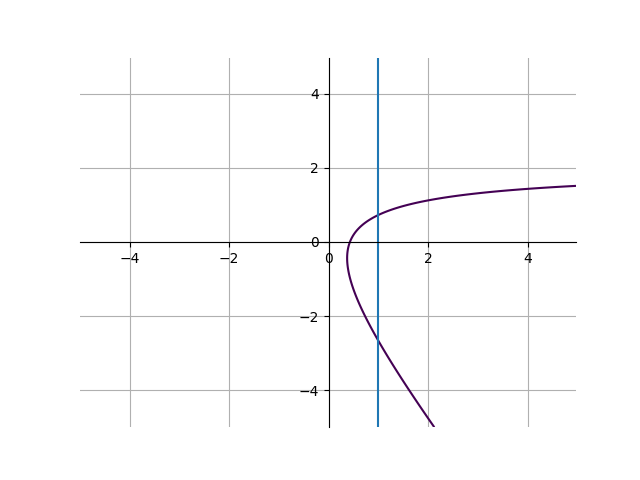

This chart was generated by the following Python code:
import matplotlib.pyplot as plt
from numpy import *

delta = 0.025
x, y = meshgrid(
    arange(-5, 5, delta),
    arange(-5, 5, delta)
)

plt.contour(
    x, y,
    sqrt((-6 - x) ** 2 + (4 - y) ** 2) - sqrt((1 - x) ** 2 + y ** 2) - 7,
    [0]
)

ax = plt.gca()
ax.spines['top'].set_color('none')
ax.spines['left'].set_position('zero')
ax.spines['right'].set_color('none')
ax.spines['bottom'].set_position('zero')


plt.grid(True)
plt.axvline(x=1)

plt.show()
